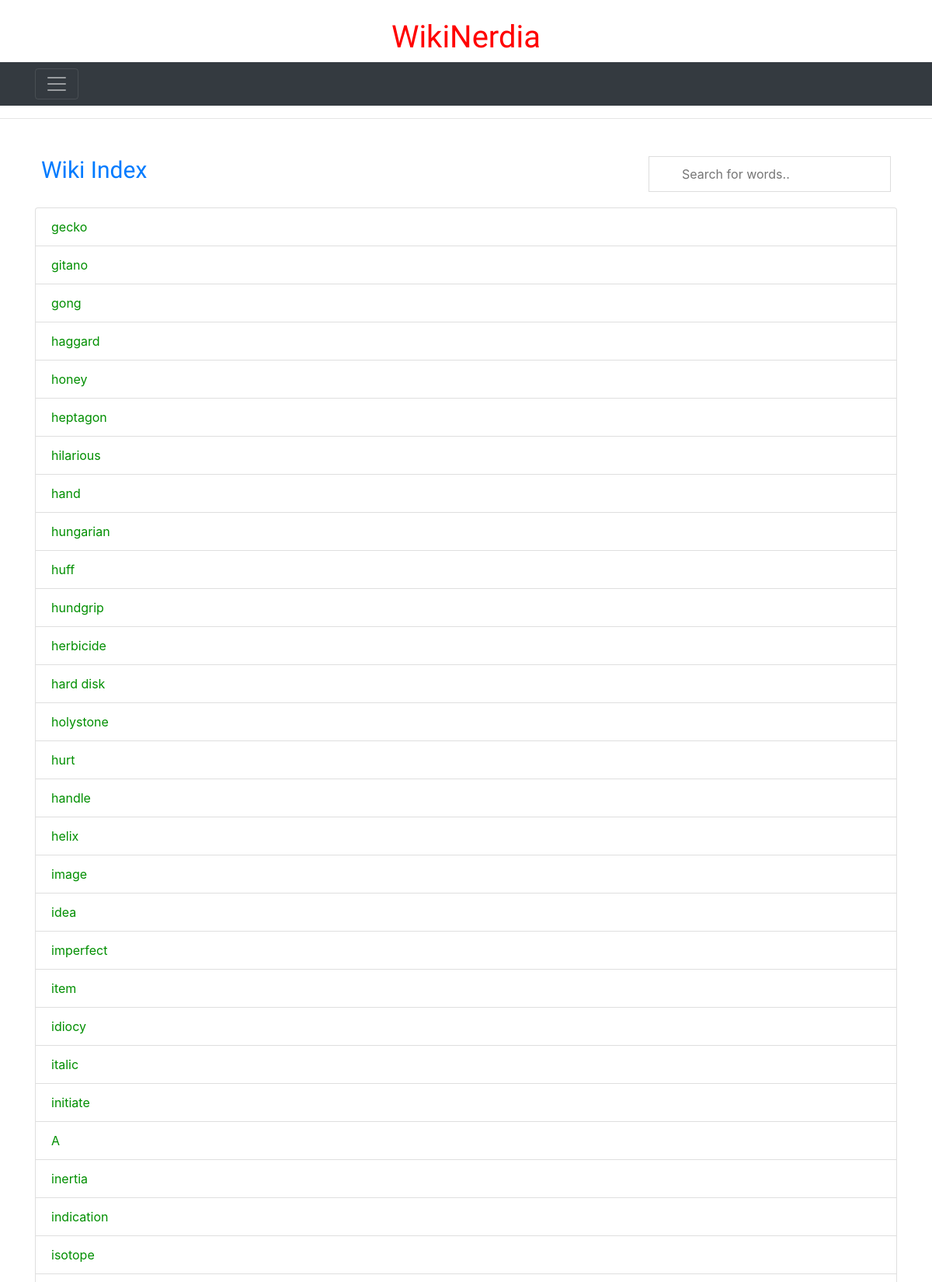
Page /wiki/ (upper part) on the committed database.
### wiki/models.py (models this page shows, shortened)
class Page(models.Model):
    title = models.CharField(max_length=64, primary_key=True)
    content = models.TextField()
    counter = models.IntegerField(default=0)

### wiki/views.py (the view)
# urls.py: path('', views.IndexView.as_view(), name='index'),
class IndexView(generic.ListView):
    template_name = 'wiki/index.html'
    context_object_name = 'pages'
    def get_queryset(self):
        return Page.objects.all()

### wiki/templates/wiki/index.html (shortened to what this page needs)
{% extends "wiki/base.html" %}
{% load static %}
{% block content %}
{% block contentTitle %}
<section>
    <nav class="navbar navbar-dark bg-dark">
        <div class="container">
            <button class="navbar-toggler" type="button" data-toggle="collapse"
                data-target="#navbarToggleExternalContent" aria-controls="navbarToggleExternalContent"
                aria-expanded="false" aria-label="Toggle navigation">
                <span class="navbar-toggler-icon"></span>
            </button>
        </div>
    </nav>
</section>
<hr />
<div class="container">
    <br>
    <div class="d-flex justify-content-between">
        <div class="p-2">
            <h2 class="text-primary" style="font-size: 30px;">Wiki Index</h2>
        </div>
        <div class="p-2"></div>
        <div class="p-2"><input type="text" id="myInput" onkeyup="myFunction()" placeholder="Search for words.."
                title="Type in a word"></div>
    </div>
    {% if pages %}
    <ul class="list-group" id="listorder">
        {% for page in pages %}
        <li class="list-group-item"><a href="{% url 'wiki:detail' page.title %}">{{ page.title }}</a></li>
        {% endfor %}
    </ul>
    {% else %}
    <p>No pages are available.</p>
    {% endif %}
</div>
{% endblock %}
{% endblock content %}

### wiki/static/wiki/style.css (style rules this page uses)
li a { color: rgb(0, 143, 0); }
body { background: rgb(255, 255, 255); }
h2 { font-family: 'Days One', sans-serif; font-size: 15px; color: rgb(0, 143, 0); }

### wiki/templates/wiki/index.html (style rules this page uses)
#myInput { width: 100%; font-size: 16px; padding: 10px 20px 10px 42px; margin: 0 0 10px 0; border: 1px solid #ddd; margin-bottom: 12px; }

### rows in the picture
Page: title "A"
Page: title "gecko"
Page: title "gitano"
Page: title "gong"
Page: title "haggard"
Page: title "honey"
Page: title "heptagon"
Page: title "hilarious"
Page: title "hand"
Page: title "hungarian"
Page: title "huff"
Page: title "hundgrip"
Page: title "herbicide"
Page: title "hard disk"
Page: title "holystone"
Page: title "hurt"
Page: title "handle"
Page: title "helix"
Page: title "image"
Page: title "idea"
Page: title "imperfect"
Page: title "item"
Page: title "idiocy"
Page: title "italic"
Page: title "initiate"
Page: title "inertia"
Page: title "indication"
Page: title "isotope"
